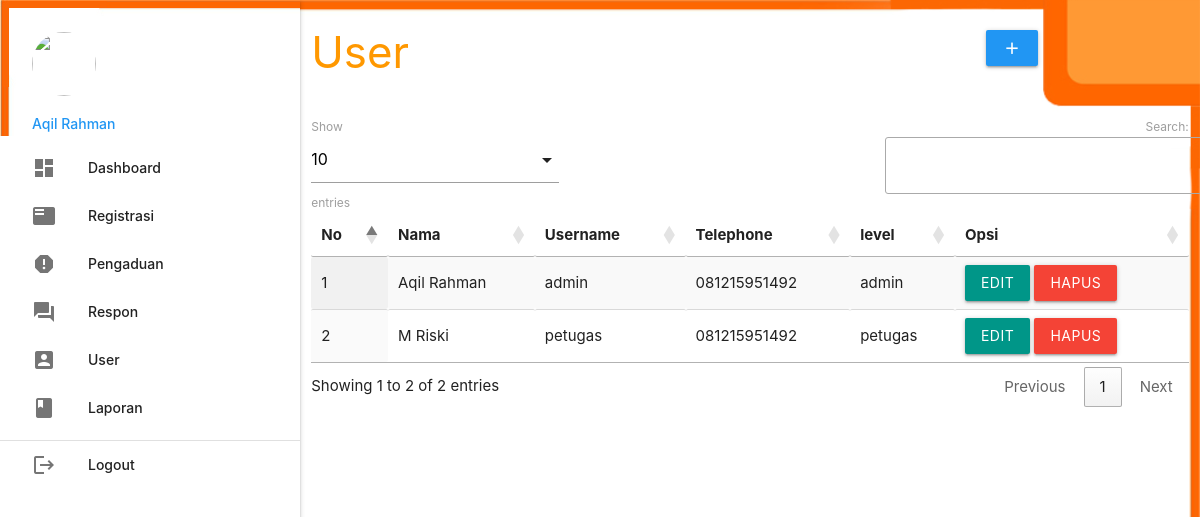
Page /admin/index.php?p=user (signed in) on the committed database.
### tables this page shows
CREATE TABLE `petugas` (
  `id_petugas` int(5) NOT NULL,
  `nama_petugas` varchar(30) NOT NULL,
  `username` varchar(30) NOT NULL,
  `password` varchar(255) NOT NULL,
  `telp_petugas` varchar(13) NOT NULL,
  `level` enum('admin','petugas') NOT NULL
);

### admin/user.php (the view, shortened to what this page needs)
       <div class="row">
         <div class="col s12 m9">
           <h3 class="orange-text">User</h3>
         </div>
         <div class="col s12 m3">
           <div class="section"></div>
           <a class="waves-effect waves-light btn modal-trigger blue" href="#modal1"><i class="material-icons">add</i></a>
         </div>
       </div>
       <table id="example" class="display responsive-table" style="width:100%">
         <thead>
             <tr>
			<th>No</th>
			<th>Nama</th>
			<th>Username</th>
			<th>Telephone</th>
			<th>level</th>
			<th>Opsi</th>
             </tr>
         </thead>
         <tbody>
<?php
	$no=1;
	$tampil = mysqli_query($koneksi,"SELECT * FROM petugas ORDER BY nama_petugas ASC");
	while ($r=mysqli_fetch_assoc($tampil)) { ?>
	<tr>
		<td><?php echo $no++; ?></td>
		<td><?php echo $r['nama_petugas']; ?></td>
		<td><?php echo $r['username']; ?></td>
		<td><?php echo $r['telp_petugas']; ?></td>
		<td><?php echo $r['level']; ?></td>
		<td><a class="btn teal modal-trigger" href="#user_edit<?php echo $r['id_petugas'] ?>">Edit</a> <a class="red btn" onclick="return confirm('Anda Yakin Ingin Menghapus Y/N')" href="index.php?p=user_hapus&id_petugas=<?php echo $r['id_petugas'] ?>">Hapus</a></td>
	</tr>
           <?php  }
            ?>
         </tbody>
       </table>

### rows in the picture
petugas: nama_petugas "Aqil Rahman", username "admin", telp_petugas "081215951492", level "admin"
petugas: nama_petugas "M Riski", username "petugas", telp_petugas "081215951492", level "petugas"

### other values in the picture
$_SESSION['data']['nama_petugas'] "Aqil Rahman"
